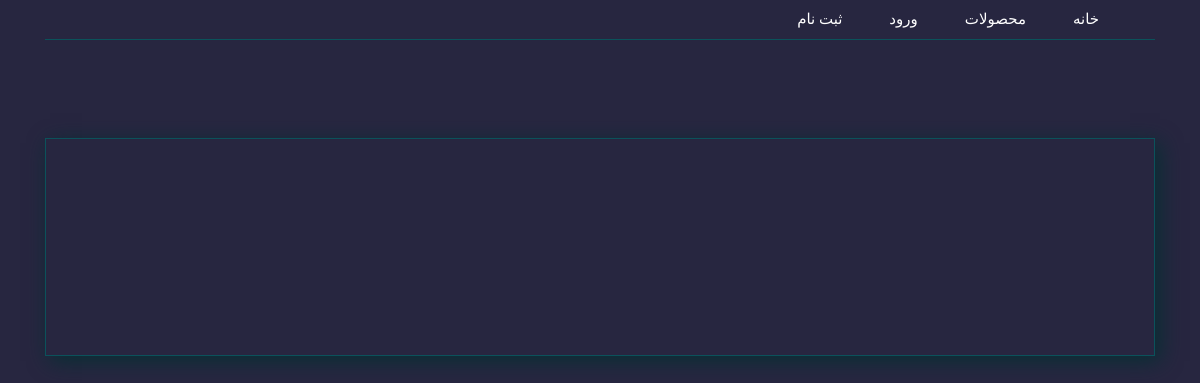
/about-us/, run on an earlier commit of the app's database.
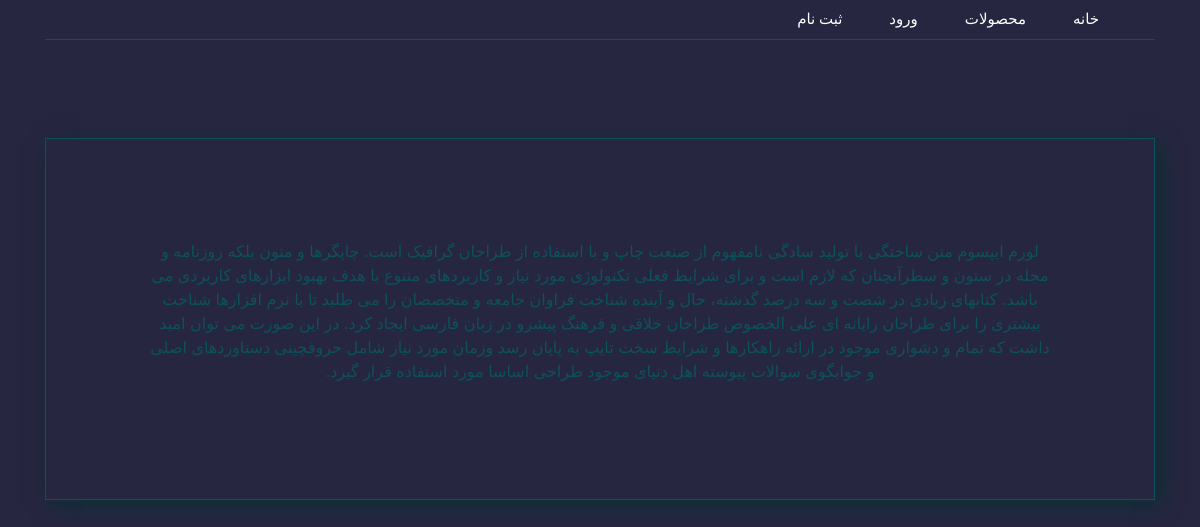
And on a later commit of the database.
### Shoping/models.py (models this page shows)
class AboutUs(models.Model):
    text = models.TextField(verbose_name='توضیحات')
    class Meta:
        verbose_name_plural = 'درباره ما'
        verbose_name = 'درباره ما'

### Shoping/views.py (the view)
# urls.py: path('about-us/',views.AboutPage,name='about')
def AboutPage(request):
    text = AboutUs.objects.first()
    context = {
        'text':text
    }
    return render(request,'aboutus.html',context)

### templates/aboutus.html
{% extends 'base.html' %}
{% load static %}
{% block body %}
<link rel="stylesheet" href="{% static 'css/abouus.css' %}">
<div class="container">
    <div class="row">
        <div class="col-md-12 my-5">
            <div class="text">
                <p class="text-center">{{text.text}}</p>
            </div>
        </div>
    </div>
</div>
{% endblock %}

### templates/base.html (shortened to what this page needs)
{% load static %}
<!DOCTYPE html>
<html lang="en">
<head>
    <link rel="stylesheet" href="https://cdn.jsdelivr.net/npm/bootstrap@4.6.0/dist/css/bootstrap.min.css">
    <link rel="stylesheet" href="{% static 'css/base.css' %}">
  </head>
<body>
    <div class="container">
        <ul class="nav">
            <li class="nav-item">
              <a class="nav-link " href="{% url 'Shoping:home' %}">خانه</a>
            </li>
            <li class="nav-item">
              <a class="nav-link" href="{% url 'Shoping:ProductList' %}">محصولات</a>
            </li>
            {% if request.user.is_authenticated %}
            <li class="nav-item">
              <a class="nav-link" href="#">پروفایل</a>
            </li>
            <li class="nav-item">
              <a class="nav-link" href="{% url 'Shoping:about' %}">درباره ما</a>
            </li>
            <li class="nav-item">
              <a class="nav-link" href="{% url 'Shoping:contact' %}">تماس با ما</a>
            </li>
            <li class="nav-item">
              <a class="nav-link" href="{% url 'Shoping:logout' %}">خروج</a>
            </li>
            {% else %}
            <li class="nav-item">
              <a class="nav-link" href="{% url 'Shoping:login' %}">ورود</a>
            </li>
            <li class="nav-item">
              <a class="nav-link" href="{% url 'Shoping:register' %}">ثبت نام</a>
            </li>
            {% endif %}
          </ul>
    </div>
    {% block body %}
    {% endblock %}
</body>
</html>

### staticfiles/css/base.css (style rules this page uses)
body { direction: rtl; background-color: #272640; }
ul { background-color:rgba(252, 252, 252, 0); border-bottom: 1px #0b525b solid; }
ul .nav-link { font-family: cursive; color: #fff; margin-left: 15px; font-size: 15px; transition: .5s; }

### staticfiles/css/abouus.css (style rules this page uses)
.text { margin-top: 50px; max-width: 100%; border: 1px #0b525b solid; padding: 100px; box-shadow: 5px 5px 20px #072f33; }
p { color: #0b525b; }

What changed in the data, as far as the page shows it:
added AboutUs: text "لورم ایپسوم متن ساختگی با تولید سادگی نامفهوم از صنعت چاپ و با استفاده از طراحان گرافیک است. چاپگرها و متون بلکه روزنامه و مجله در ستون و سطرآنچنان که لازم است و برای شرایط فعلی تکنولوژی مورد نیاز و کاربردهای متنوع با هدف بهبود ابزارهای کاربردی می باشد. کتابهای زیادی در شصت و سه درصد گذشته، حال و آینده شناخت فراوان جامعه و متخصصان را می طلبد تا با نرم افزارها شناخت بیشتری را برای طراحان رایانه ای علی الخصوص طراحان خلاقی و فرهنگ پیشرو در زبان فارسی ایجاد کرد. در این صورت می توان امید داشت که تمام و دشواری موجود در ارائه راهکارها و شرایط سخت تایپ به پایان رسد وزمان مورد نیاز شامل حروفچینی دستاوردهای اصلی و جوابگوی سوالات پیوسته اهل دنیای موجود طراحی اساسا مورد استفاده قرار گیرد."
